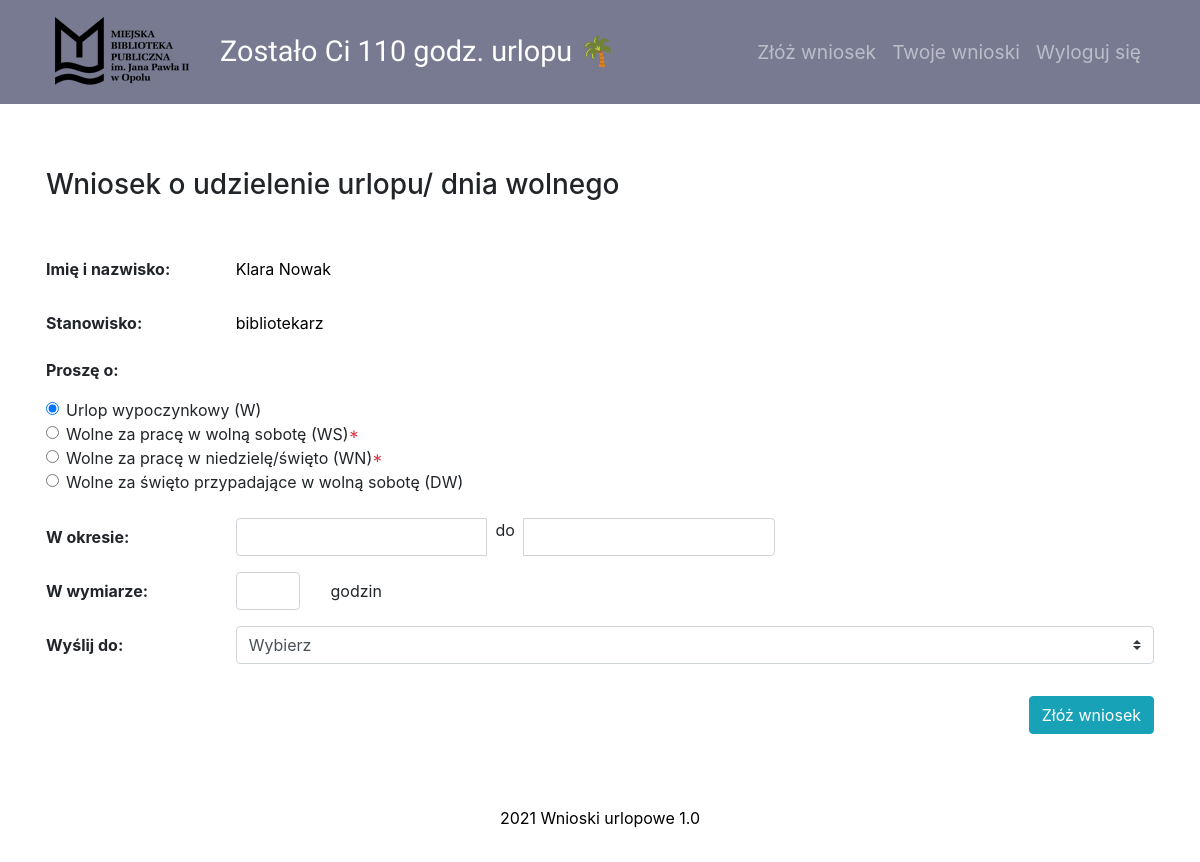
The page / (signed in) on the database as committed earlier.
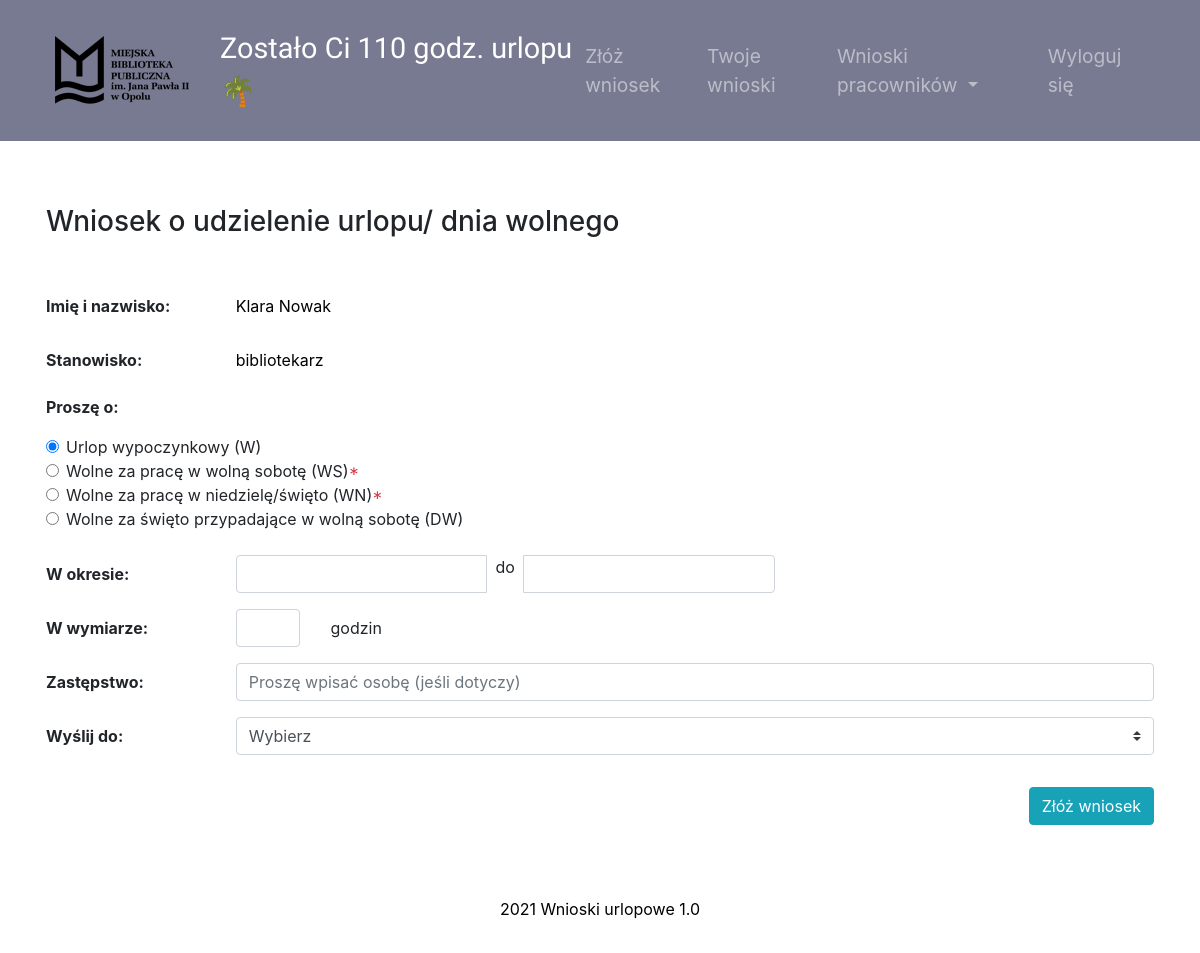
The same page on the database as committed later.
### main.py (the view)
@app.route("/", methods=["GET"])
def main():
    if current_user.is_authenticated:
        name_split = current_user.name.split(" ")
        name_reverse = name_split[1] + " " + name_split[0]
        top_management = db.session.query(Employee).filter(Employee.is_topmanager == "TAK").all()
        employee_to_search = Employee.query.get(current_user.id)
        employees_requests_received = db.session.query(Request).filter(
            Request.send_to_person == employee_to_search.name).filter(Request.status == "oczekujący")
        request_list = len(employees_requests_received.all())
        today = date.today().strftime("%d/%m/%y")
        today_sickleaves = db.session.query(SickLeave).filter(SickLeave.start_date >= today).filter(
            SickLeave.end_date <= today).all()
        today_requests = db.session.query(Request).filter(Request.start_date >= today).filter(
            Request.end_date <= today).all()
        if current_user.position == "dyrektor":
            return redirect(url_for('employees_list', request_list=request_list, today_sickleaves=today_sickleaves,
                                    today_requests=today_requests))
        else:
            return render_template("main.html", name_reverse=name_reverse, top_management=top_management,
                                   request_list=request_list)
    return redirect(url_for('login'))

### main.py (called while the page is built)
@login_manager.user_loader
def load_user(employee_id):
    return Employee.query.get(int(employee_id))

### templates/main.html (shortened to what the changed rows need)
{% include 'header.html' %}
<div class="container p-3">
    <form action="{{url_for('send_request')}}", method="POST", autocomplete="off">
        {% if current_user.is_manager=="TAK" %}
        <div class="form-group row">
            <label for="substitute" class="col-lg-2 col-md-3 col-form-label font-weight-bold">Zastępstwo:</label>
            <div class="col">
                <input type="text" class="form-control" id="substitute" name="substitute" value="" placeholder="Proszę wpisać osobę (jeśli dotyczy)">
            </div>
        </div>
        {% endif %}
    </form>
</div>
{% include 'footer.html' %}

### templates/header.html (shortened to what this page needs)
<!DOCTYPE html>
<html lang="pl">
<head>
    <link rel="stylesheet" href="https://maxcdn.bootstrapcdn.com/bootstrap/4.0.0/css/bootstrap.min.css"
>
    <link rel="stylesheet" href="https://cdnjs.cloudflare.com/ajax/libs/bootstrap-datepicker/1.9.0/css/bootstrap-datepicker.min.css"/>
    <link rel="stylesheet" href="./static/style.css" >
</head>
<body>
    <nav class="navbar position-sticky top-0 navbar-expand-lg navbar-dark w-100">
<div class="container-fluid">
        <a href="{{url_for('main')}}" class="navbar-brand ml-1" id="nav_urlop"><img src="/static/mbp_logo.png" class="d-inline-block align-center"  style="padding-right: 15px;"></a><p class="info"> {%if current_user.is_authenticated%} Zostało Ci {{current_user.days_off}} {% if current_user.work_time<1 %}godz. {%else%} dni  {%endif%}urlopu <span class="palm">🌴</span> {%endif%}</p>
        <div class="collapse navbar-collapse" id="navbarSupportedContent">
        <ul class="navbar-nav ml-auto">
            {% if current_user.position != "dyrektor"%}
                 <li class="nav-item">
                <a class="nav-link link-hide" href="{{url_for('main')}}">Złóż wniosek</a>
            </li>
            <li class="nav-item">
                <a class="nav-link link-hide" href="{{url_for('my_requests')}}">Twoje wnioski</a>
            </li>
            {% endif %}
            {% if current_user.is_manager == "TAK" %}
              <li class="nav-item dropdown">
      <a class="nav-link dropdown-toggle" href="{{url_for('employees_requests')}}" id="navbardrop" data-toggle="dropdown">
        Wnioski pracowników
      </a>
    </li>
{% endif %}
            <li class="nav-item">
                <a class="nav-link link-hide" href="{{url_for('logout')}}">Wyloguj się</a>
            </li>
        </ul>
        </div>
    </div>
    </nav>

Rows that differ between the two databases and show on the page:
changed Employee "bibliotekarz": is_manager "NIE" → "TAK" (drawn)
Other text that changed with them:
text now shown: "Wnioski pracowników Zastępstwo:"
